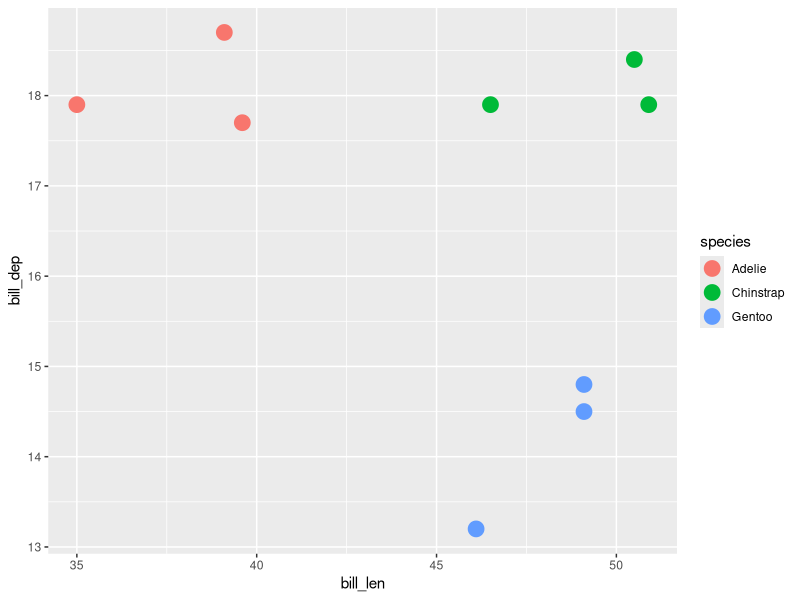
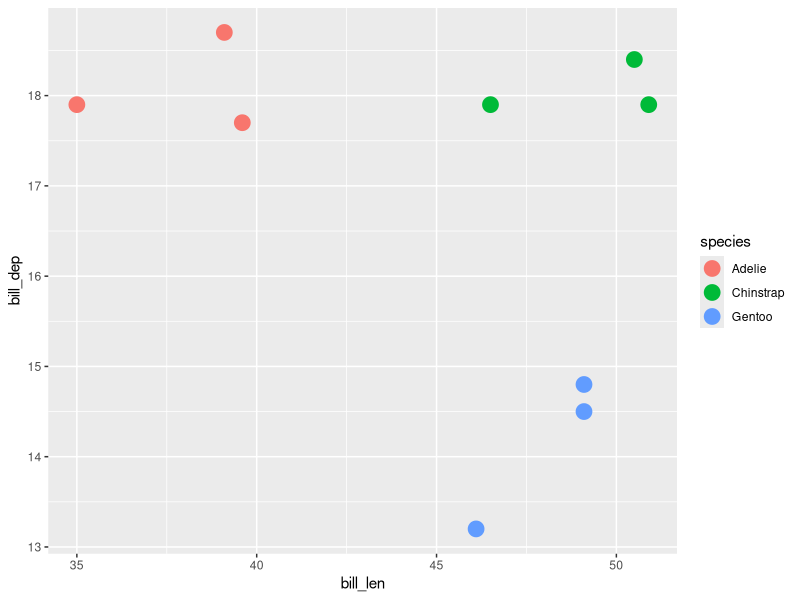

Generate these figures, in order, with R: (Note: this script raises an error after producing the figures.)
## ---- chunk 1
#| label: pkgs
library(dplyr)
library(tidyr)
## ---- chunk 2
#| echo: false
pen_short <- penguins |> 
        as_tibble() |> 
        select(species, year, bill_len, bill_dep) |> 
        drop_na() |> 
        group_by(species, year) |> 
        slice(1) |> 
        ungroup()
## ---- chunk 3
pen_short
## ---- chunk 4
library(ggplot2)
ggplot(pen_short,
       aes(x = bill_len,
           y = bill_dep,
           colour = species)) + 
        geom_point(size = 5)
## ---- chunk 5
#| echo: false
pen_long_bill <- pen_short |> 
        pivot_longer(
                cols = c(bill_len, bill_dep),
                names_to = "bill_variable",
                values_to = "measurement"
        )
pen_long_bill
## ---- chunk 6
#| echo: false
pen_two_val <- pen_short |> 
        mutate(bill_ratio = paste0(bill_len,"/",bill_dep)) |> 
        select(-bill_len,
               -bill_dep)

pen_two_val
## ---- chunk 7
#| echo: false
# bill_dep
pen_year_bill_dep <- pen_short |> 
        select(-bill_len) |> 
        pivot_wider(
                names_from = year,
                values_from = bill_dep
        )

pen_year_bill_dep

# bill_len
pen_year_bill_len <- pen_short |> 
        select(-bill_dep) |> 
        pivot_wider(
                names_from = year,
                values_from = bill_len
        )

pen_year_bill_len
## ---- chunk 8
pen_short
## ---- chunk 9
library(ggplot2)
ggplot(pen_short,
       aes(x = bill_len,
           y = bill_dep,
           colour = species)) + 
        geom_point(size = 5)
## ---- chunk 10
pen_long_bill
## ---- chunk 11
pen_two_val
## ---- chunk 12
pen_year_bill_len
## ---- chunk 13
pen_short
## ---- chunk 14
pen_short
## ---- chunk 15
pen_long_bill
## ---- chunk 16
pen_long_bill |> 
        pivot_wider(
                names_from = bill_variable,
                values_from = measurement
        )
## ---- chunk 17
hi_score <- tibble::tribble(
  ~score, ~variable, ~values,
  11000,  "game",    "pacman",
  11000,  "person",  "James",
  9100,   "game",    "asteroids",
  9100,   "person",  "James",
  18000,  "game",    "pacman",
  18000,  "person",  "Sarida",
  1200,   "game",    "asteroids",
  1200,   "person",  "Sarida",
)

hi_score
## ---- chunk 18
hi_score |> 
        pivot_wider(
                names_from = variable,
                values_from = values
        ) |> 
        # use dplyr::relocate
        relocate(
                person, game, score
        )
## ---- chunk 19
fish_encounters
## ---- chunk 20
fish_encounters |> 
        pivot_wider(
                names_from = station,
                values_from = seen
        )
## ---- chunk 21
fish_encounters |> 
        pivot_wider(
                names_from = station,
                values_from = seen,
                values_fill = 0
        )
## ---- chunk 22
pen_year_bill_dep
## ---- chunk 23
pen_year_bill_dep |> 
        pivot_longer(
                cols = c(`2007`, `2008`, `2009`),
                names_to = "year",
                values_to = "bill_dep"
        )
## ---- chunk 24
pen_year_bill_dep |> 
        pivot_longer(
                cols = -species,
                names_to = "year",
                values_to = "bill_dep"
        )
## ---- chunk 25
pen_year_bill_dep |> 
        pivot_longer(
                cols = `2007`:`2009`,
                names_to = "year",
                values_to = "bill_dep"
        )
## ---- chunk 26
#| error: true
pen_year_bill_dep |> 
        pivot_longer(
                cols = c(2007, 2008, 2009),
                names_to = "year",
                values_to = "bill_dep"
        )
## ---- chunk 27
relig_income
## ---- chunk 28
pen_two_val |> 
        separate_wider_delim(
                cols = bill_ratio,
                delim = "/",
                names = c("bill_dep", "bill_len")
                )

## ---- chunk 29
us_rent_income
